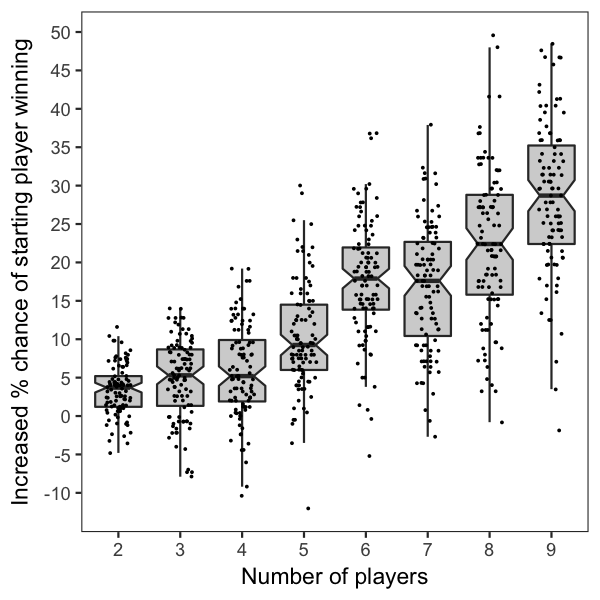

This chart was generated by the following R code:
library(ggplot2)
setwd("~/github/kalashnikov/analysis/WinBiasVsNrOfPlayers/")
stats <- read.table("data.tsv", sep="\t", header=T)
stats$players <- as.factor(stats$players)

ggplot() +
  theme_bw() + theme(panel.grid = element_blank()) +
  geom_boxplot(notch = TRUE, fill="lightgray", data = stats, aes(x = players, y = percBetterWinningOdds), outlier.shape = NA) +
  geom_jitter(width=0.2, data = stats, aes(x = players, y = percBetterWinningOdds), size=0.2) +
  xlab("Number of players") +
  ylab("Increased % chance of starting player winning") +
  scale_y_continuous(breaks=seq(-10,50,5))
ggsave("WinBiasVsNrOfPlayers.png", width = 4, height = 4, dpi=150)
